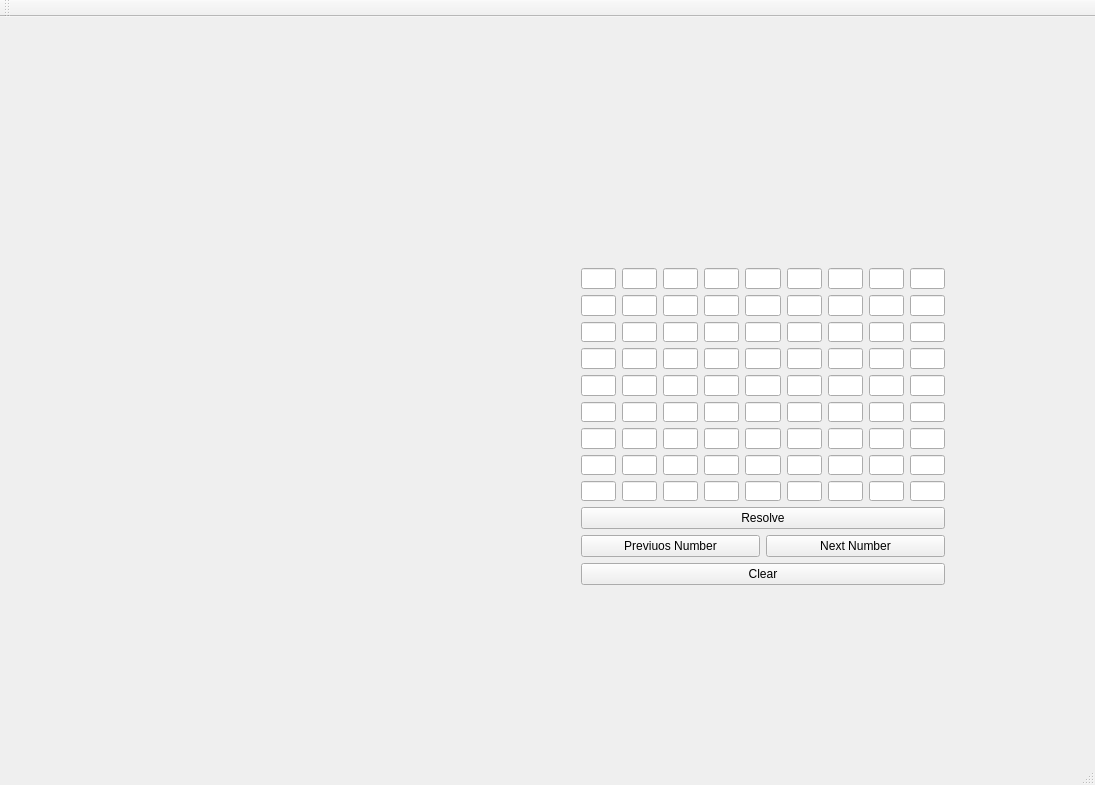
<?xml version="1.0" encoding="UTF-8"?>
<ui version="4.0">
 <class>MainWindow</class>
 <widget class="QMainWindow" name="MainWindow">
  <property name="geometry">
   <rect>
    <x>0</x>
    <y>0</y>
    <width>1095</width>
    <height>785</height>
   </rect>
  </property>
  <property name="windowTitle">
   <string>MainWindow</string>
  </property>
  <widget class="QWidget" name="centralWidget">
   <widget class="QWidget" name="verticalLayoutWidget">
    <property name="geometry">
     <rect>
      <x>570</x>
      <y>240</y>
      <width>386</width>
      <height>339</height>
     </rect>
    </property>
    <layout class="QVBoxLayout" name="verticalLayout">
     <item>
      <layout class="QGridLayout" name="gridLayout_10">
       <item row="2" column="2">
        <layout class="QGridLayout" name="gridLayout_9">
         <item row="2" column="1">
          <widget class="QLineEdit" name="lineEdit_73"/>
         </item>
         <item row="1" column="0">
          <widget class="QLineEdit" name="lineEdit_74"/>
         </item>
         <item row="2" column="0">
          <widget class="QLineEdit" name="lineEdit_75"/>
         </item>
         <item row="0" column="0">
          <widget class="QLineEdit" name="lineEdit_76"/>
         </item>
         <item row="2" column="2">
          <widget class="QLineEdit" name="lineEdit_77"/>
         </item>
         <item row="1" column="1">
          <widget class="QLineEdit" name="lineEdit_78"/>
         </item>
         <item row="1" column="2">
          <widget class="QLineEdit" name="lineEdit_79"/>
         </item>
         <item row="0" column="1">
          <widget class="QLineEdit" name="lineEdit_80"/>
         </item>
         <item row="0" column="2">
          <widget class="QLineEdit" name="lineEdit_81"/>
         </item>
        </layout>
       </item>
       <item row="1" column="2">
        <layout class="QGridLayout" name="gridLayout_6">
         <item row="2" column="1">
          <widget class="QLineEdit" name="lineEdit_46"/>
         </item>
         <item row="1" column="0">
          <widget class="QLineEdit" name="lineEdit_47"/>
         </item>
         <item row="2" column="0">
          <widget class="QLineEdit" name="lineEdit_48"/>
         </item>
         <item row="0" column="0">
          <widget class="QLineEdit" name="lineEdit_49"/>
         </item>
         <item row="2" column="2">
          <widget class="QLineEdit" name="lineEdit_50"/>
         </item>
         <item row="1" column="1">
          <widget class="QLineEdit" name="lineEdit_51"/>
         </item>
         <item row="1" column="2">
          <widget class="QLineEdit" name="lineEdit_52"/>
         </item>
         <item row="0" column="1">
          <widget class="QLineEdit" name="lineEdit_53"/>
         </item>
         <item row="0" column="2">
          <widget class="QLineEdit" name="lineEdit_54"/>
         </item>
        </layout>
       </item>
       <item row="0" column="2">
        <layout class="QGridLayout" name="gridLayout_3">
         <item row="2" column="1">
          <widget class="QLineEdit" name="lineEdit_19"/>
         </item>
         <item row="1" column="0">
          <widget class="QLineEdit" name="lineEdit_20"/>
         </item>
         <item row="2" column="0">
          <widget class="QLineEdit" name="lineEdit_21"/>
         </item>
         <item row="0" column="0">
          <widget class="QLineEdit" name="lineEdit_22"/>
         </item>
         <item row="2" column="2">
          <widget class="QLineEdit" name="lineEdit_23"/>
         </item>
         <item row="1" column="1">
          <widget class="QLineEdit" name="lineEdit_24"/>
         </item>
         <item row="1" column="2">
          <widget class="QLineEdit" name="lineEdit_25"/>
         </item>
         <item row="0" column="1">
          <widget class="QLineEdit" name="lineEdit_26"/>
         </item>
         <item row="0" column="2">
          <widget class="QLineEdit" name="lineEdit_27"/>
         </item>
        </layout>
       </item>
       <item row="1" column="1">
        <layout class="QGridLayout" name="gridLayout_7">
         <item row="2" column="1">
          <widget class="QLineEdit" name="lineEdit_55"/>
         </item>
         <item row="1" column="0">
          <widget class="QLineEdit" name="lineEdit_56"/>
         </item>
         <item row="2" column="0">
          <widget class="QLineEdit" name="lineEdit_57"/>
         </item>
         <item row="0" column="0">
          <widget class="QLineEdit" name="lineEdit_58"/>
         </item>
         <item row="2" column="2">
          <widget class="QLineEdit" name="lineEdit_59"/>
         </item>
         <item row="1" column="1">
          <widget class="QLineEdit" name="lineEdit_60"/>
         </item>
         <item row="1" column="2">
          <widget class="QLineEdit" name="lineEdit_61"/>
         </item>
         <item row="0" column="1">
          <widget class="QLineEdit" name="lineEdit_62"/>
         </item>
         <item row="0" column="2">
          <widget class="QLineEdit" name="lineEdit_63"/>
         </item>
        </layout>
       </item>
       <item row="2" column="0">
        <layout class="QGridLayout" name="gridLayout_5">
         <item row="2" column="1">
          <widget class="QLineEdit" name="lineEdit_37"/>
         </item>
         <item row="1" column="0">
          <widget class="QLineEdit" name="lineEdit_38"/>
         </item>
         <item row="2" column="0">
          <widget class="QLineEdit" name="lineEdit_39"/>
         </item>
         <item row="0" column="0">
          <widget class="QLineEdit" name="lineEdit_40"/>
         </item>
         <item row="2" column="2">
          <widget class="QLineEdit" name="lineEdit_41"/>
         </item>
         <item row="1" column="1">
          <widget class="QLineEdit" name="lineEdit_42"/>
         </item>
         <item row="0" column="1">
          <widget class="QLineEdit" name="lineEdit_44"/>
         </item>
         <item row="0" column="2">
          <widget class="QLineEdit" name="lineEdit_45"/>
         </item>
         <item row="1" column="2">
          <widget class="QLineEdit" name="lineEdit_43"/>
         </item>
        </layout>
       </item>
       <item row="2" column="1">
        <layout class="QGridLayout" name="gridLayout_8">
         <item row="2" column="1">
          <widget class="QLineEdit" name="lineEdit_64"/>
         </item>
         <item row="1" column="0">
          <widget class="QLineEdit" name="lineEdit_65"/>
         </item>
         <item row="2" column="0">
          <widget class="QLineEdit" name="lineEdit_66"/>
         </item>
         <item row="0" column="0">
          <widget class="QLineEdit" name="lineEdit_67"/>
         </item>
         <item row="2" column="2">
          <widget class="QLineEdit" name="lineEdit_68"/>
         </item>
         <item row="1" column="1">
          <widget class="QLineEdit" name="lineEdit_69"/>
         </item>
         <item row="1" column="2">
          <widget class="QLineEdit" name="lineEdit_70"/>
         </item>
         <item row="0" column="1">
          <widget class="QLineEdit" name="lineEdit_71"/>
         </item>
         <item row="0" column="2">
          <widget class="QLineEdit" name="lineEdit_72"/>
         </item>
        </layout>
       </item>
       <item row="0" column="0">
        <layout class="QGridLayout" name="gridLayout">
         <item row="2" column="1">
          <widget class="QLineEdit" name="lineEdit_4"/>
         </item>
         <item row="1" column="0">
          <widget class="QLineEdit" name="lineEdit_2"/>
         </item>
         <item row="2" column="0">
          <widget class="QLineEdit" name="lineEdit_3"/>
         </item>
         <item row="0" column="0">
          <widget class="QLineEdit" name="lineEdit"/>
         </item>
         <item row="2" column="2">
          <widget class="QLineEdit" name="lineEdit_5"/>
         </item>
         <item row="1" column="1">
          <widget class="QLineEdit" name="lineEdit_6"/>
         </item>
         <item row="1" column="2">
          <widget class="QLineEdit" name="lineEdit_7"/>
         </item>
         <item row="0" column="1">
          <widget class="QLineEdit" name="lineEdit_8"/>
         </item>
         <item row="0" column="2">
          <widget class="QLineEdit" name="lineEdit_9"/>
         </item>
        </layout>
       </item>
       <item row="1" column="0">
        <layout class="QGridLayout" name="gridLayout_4">
         <item row="2" column="1">
          <widget class="QLineEdit" name="lineEdit_28"/>
         </item>
         <item row="1" column="0">
          <widget class="QLineEdit" name="lineEdit_29"/>
         </item>
         <item row="2" column="0">
          <widget class="QLineEdit" name="lineEdit_30"/>
         </item>
         <item row="0" column="0">
          <widget class="QLineEdit" name="lineEdit_31"/>
         </item>
         <item row="2" column="2">
          <widget class="QLineEdit" name="lineEdit_32"/>
         </item>
         <item row="1" column="1">
          <widget class="QLineEdit" name="lineEdit_33"/>
         </item>
         <item row="1" column="2">
          <widget class="QLineEdit" name="lineEdit_34"/>
         </item>
         <item row="0" column="1">
          <widget class="QLineEdit" name="lineEdit_35"/>
         </item>
         <item row="0" column="2">
          <widget class="QLineEdit" name="lineEdit_36"/>
         </item>
        </layout>
       </item>
       <item row="0" column="1">
        <layout class="QGridLayout" name="gridLayout_2">
         <item row="2" column="1">
          <widget class="QLineEdit" name="lineEdit_10"/>
         </item>
         <item row="1" column="0">
          <widget class="QLineEdit" name="lineEdit_11"/>
         </item>
         <item row="2" column="0">
          <widget class="QLineEdit" name="lineEdit_12"/>
         </item>
         <item row="0" column="0">
          <widget class="QLineEdit" name="lineEdit_13"/>
         </item>
         <item row="2" column="2">
          <widget class="QLineEdit" name="lineEdit_14"/>
         </item>
         <item row="1" column="1">
          <widget class="QLineEdit" name="lineEdit_15"/>
         </item>
         <item row="1" column="2">
          <widget class="QLineEdit" name="lineEdit_16"/>
         </item>
         <item row="0" column="1">
          <widget class="QLineEdit" name="lineEdit_17"/>
         </item>
         <item row="0" column="2">
          <widget class="QLineEdit" name="lineEdit_18"/>
         </item>
        </layout>
       </item>
      </layout>
     </item>
     <item>
      <widget class="QPushButton" name="resolveButton">
       <property name="text">
        <string>Resolve</string>
       </property>
      </widget>
     </item>
     <item>
      <layout class="QHBoxLayout" name="horizontalLayout">
       <item>
        <widget class="QPushButton" name="prevButton">
         <property name="text">
          <string>Previuos Number</string>
         </property>
        </widget>
       </item>
       <item>
        <widget class="QPushButton" name="nextButton">
         <property name="text">
          <string>Next Number</string>
         </property>
        </widget>
       </item>
      </layout>
     </item>
     <item>
      <widget class="QPushButton" name="clearButton">
       <property name="text">
        <string>Clear</string>
       </property>
      </widget>
     </item>
    </layout>
   </widget>
  </widget>
  <widget class="QMenuBar" name="menuBar">
   <property name="geometry">
    <rect>
     <x>0</x>
     <y>0</y>
     <width>1095</width>
     <height>20</height>
    </rect>
   </property>
  </widget>
  <widget class="QToolBar" name="mainToolBar">
   <attribute name="toolBarArea">
    <enum>TopToolBarArea</enum>
   </attribute>
   <attribute name="toolBarBreak">
    <bool>false</bool>
   </attribute>
  </widget>
  <widget class="QStatusBar" name="statusBar"/>
 </widget>
 <layoutdefault spacing="6" margin="11"/>
 <resources/>
 <connections/>
</ui>
